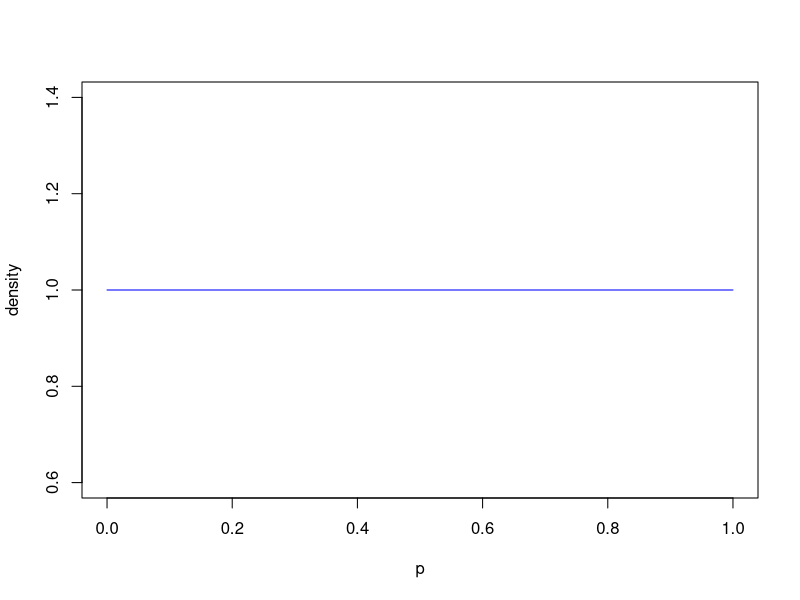
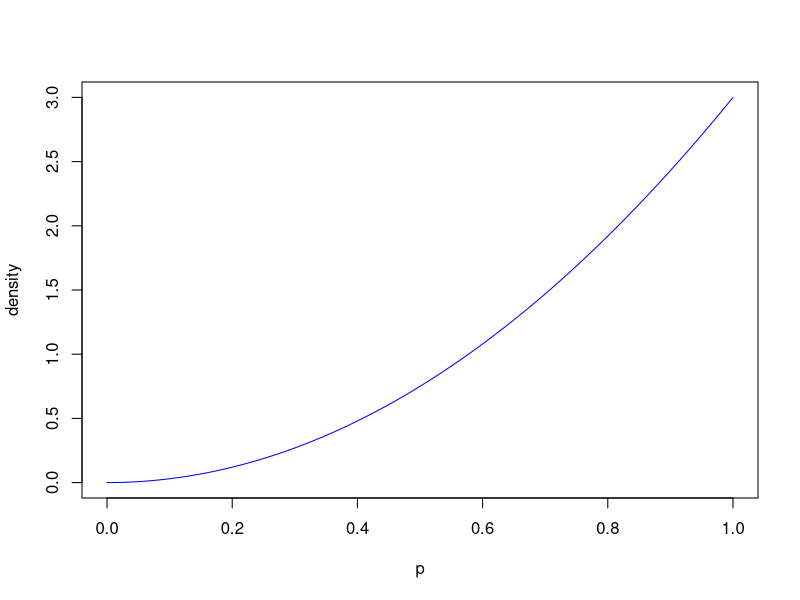
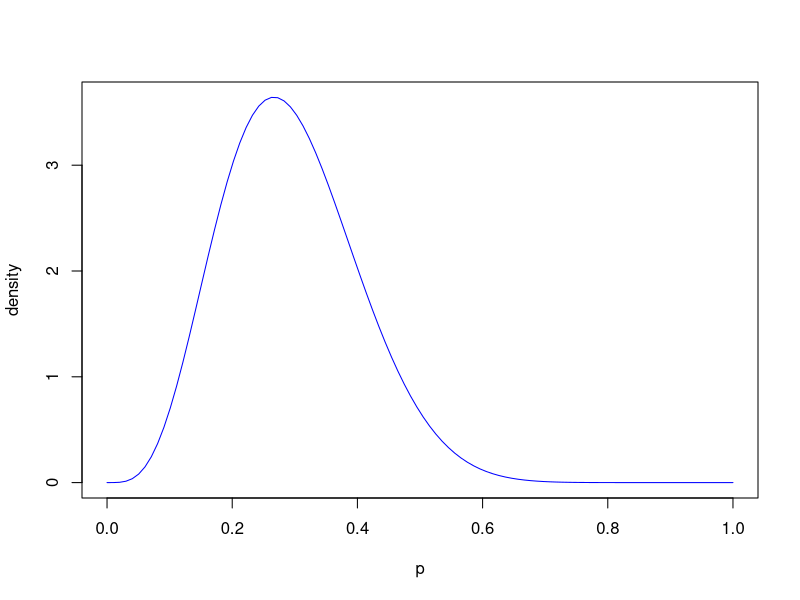
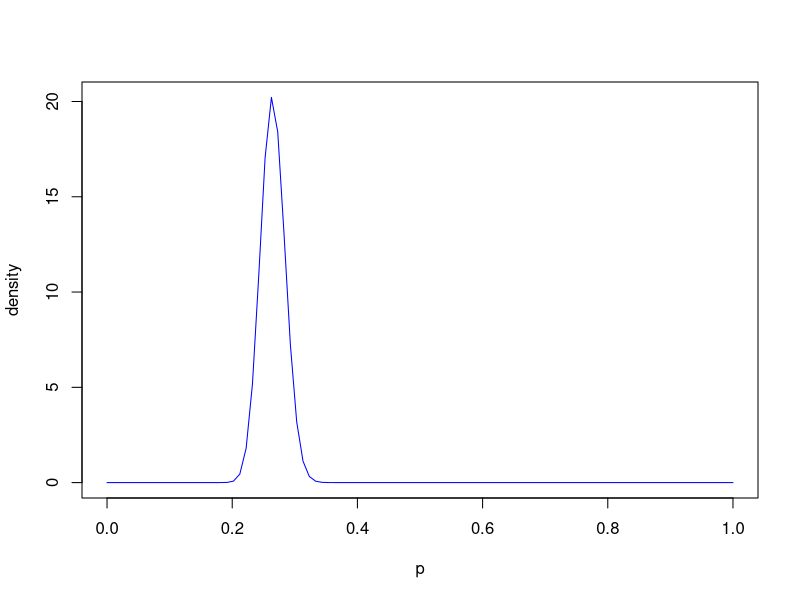
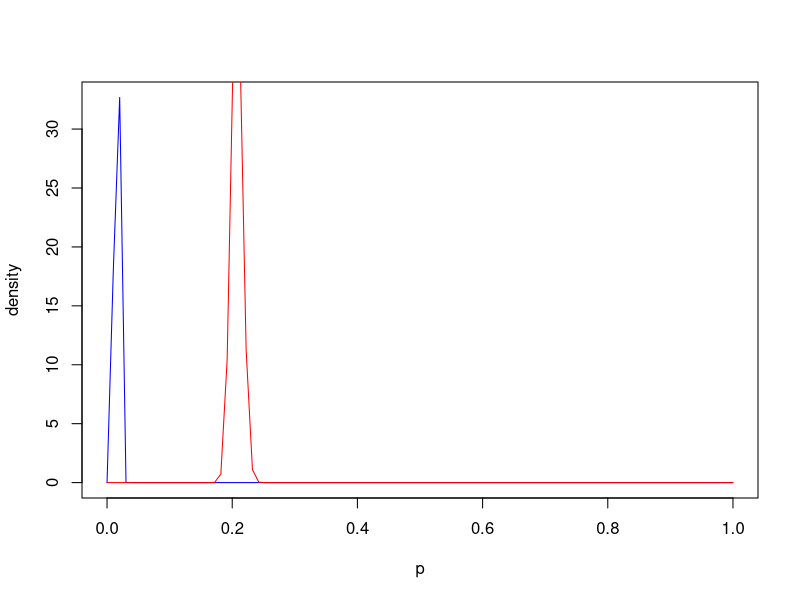
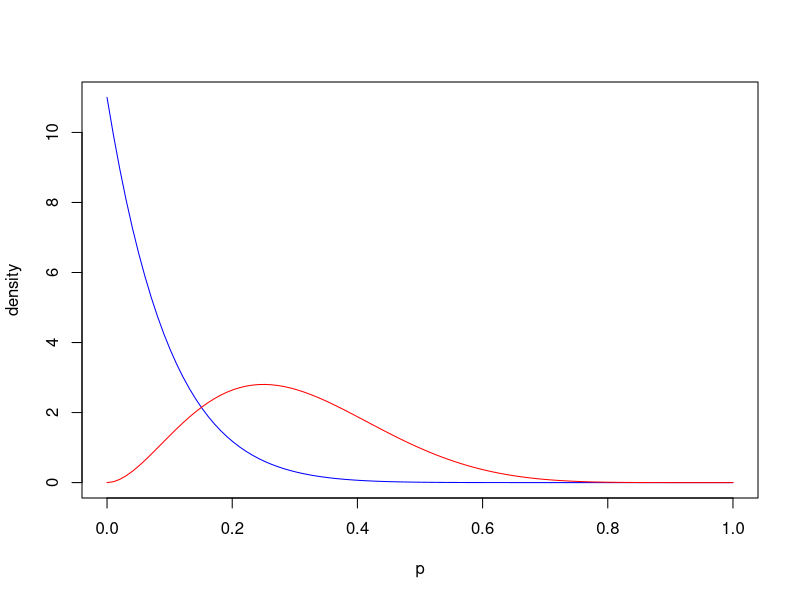
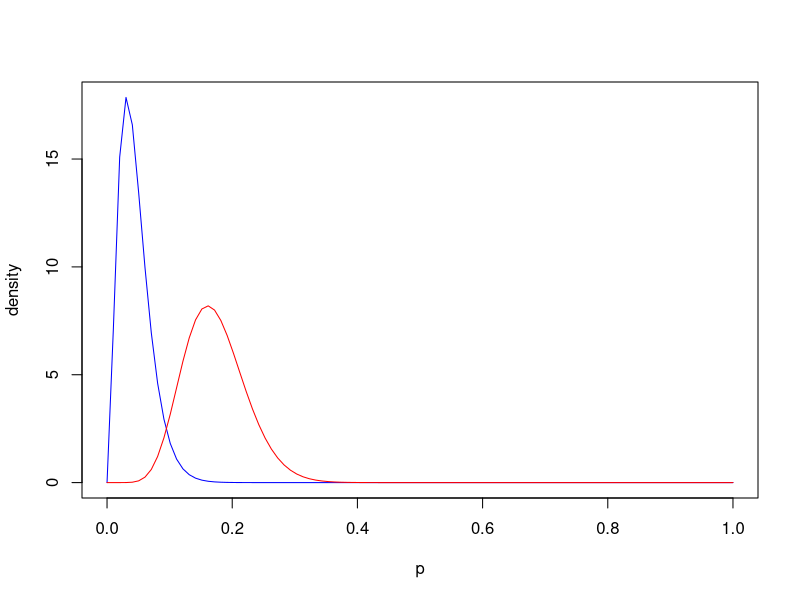
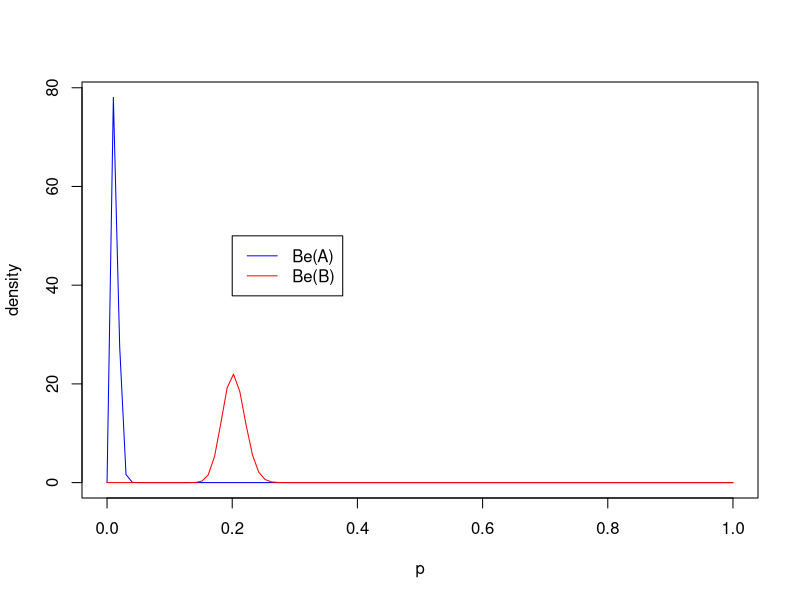

The R source for these figures, in order:
# # libraries to use
# library(ggplot2)
# # library(readxl)
# #library(DataExplorer)
# # library(ggm)
library(readr)
library(dplyr)
# # # library(stringr)
# # # library(psych)
# # # library(janitor)
# # library(car)
# # library(QuantPsyc)
# # # library(pastecs)
# # # library(sqldf)
# #library(esquisse)
# #library(FNN)
# library(caret)
# # library(class)
# library(factoextra)
# library(purrr)
# library(farff)
# library(MLmetrics)

options(scipen=100)
options(digits=5)

#Using the Beta distribution and the probability function P(p) = Beta(k + 1,n - k + 1),  
#plot the probability distributions for the following values.

p = seq(0,1, length=100)
# No data collected. k = 0, n = 0.
k=0
n=0
plot(p, dbeta(p, (k+1), (n-k+1)), ylab="density", type ="l", col="blue")

# k = 2, n = 2
k=2
n=2
plot(p, dbeta(p, (k+1), (n-k+1)), ylab="density", type ="l", col="blue")

# k = 4, n = 15 
k=4
n=15
plot(p, dbeta(p, (k+1), (n-k+1)), ylab="density", type ="l", col="blue")

# k = 132, n = 500
k=132
n=500
plot(p, dbeta(p, (k+1), (n-k+1)), ylab="density", type ="l", col="blue")

#trials=500
#successes=132

resultFrame <- data.frame(n = c(0,2,15,500), k = c(0,2,4,132))
str(resultFrame)
probSuccess = sum(resultFrame$k)/sum(resultFrame$n)
probSuccess

#binom.test(0, 0, probSuccess)
succRateEst <- binom.test(2, 2, probSuccess)
succRateEst
succRateEst <- binom.test(4, 15, probSuccess)
succRateEst
succRateEst <- binom.test(132, 500, probSuccess)
succRateEst

# read the data files
abTest <- read_csv("ab_test.csv")
glimpse(abTest)
set.seed(1206)

## Load the data from ab_test.csv. Using all the data, 
#plot probability distribution for the test case A and B on the same plot. 
#Based on these plots, which one has the higher conversion rates?

p = seq(0,1, length=100)

# using subset function 
Bdata <- subset(abTest, label=="B")
Adata <- subset(abTest, label=="A")

#get the numbers for A and B trials and successes
bSuccess <- sum(Bdata$is_success)
bSuccess
bTrials <- nrow(Bdata)
bTrials

aSuccess <- sum(Adata$is_success)
aSuccess
aTrials <- nrow(Adata)
aTrials

#plot the two distibutions on the same graph
plot(p, dbeta(p, aSuccess+1, aTrials-aSuccess+1), ylab="density", type ="l", col="blue")
lines(p, dbeta(p, bSuccess+1, bTrials-bSuccess+1), type ="l", col="red")
legend(0.2,50, c("Be(A)","Be(B)"),lty=c(1,1),col=c("blue", "red"))

#95% CI for Label A
qbetaA <- qbeta( c(0.025, 0.975), aSuccess+1, aTrials-aSuccess+1)
qbetaA

#95% CI for Label B
qbetaB <- qbeta( c(0.025, 0.975), bSuccess+1, bTrials-bSuccess+1)
qbetaB


# do the steps by date 1
Bdata1 <- subset(Bdata, as.Date(Bdata$timestamp) <= as.Date("2009-09-01"))
glimpse(Bdata1)

Adata1 <- subset(Adata, as.Date(Adata$timestamp) <= as.Date("2009-09-01"))
glimpse(Adata1)

#get the numbers for A and B trials and successes
bSuccess1 <- sum(Bdata1$is_success)
bSuccess1
bTrials1 <- nrow(Bdata1)
bTrials1

aSuccess1 <- sum(Adata1$is_success)
aSuccess1
aTrials1 <- nrow(Adata1)
aTrials1

#plot the two distibutions on the same graph
plot(p, dbeta(p, aSuccess1+1, aTrials1-aSuccess1+1), ylab="density", type ="l", col="blue")
lines(p, dbeta(p, bSuccess1+1, bTrials1-bSuccess1+1), type ="l", col="red")
legend(0.2,50, c("Be(A)","Be(B)"),lty=c(1,1),col=c("blue", "red"))

#95% CI for Label A
qbetaA <- qbeta( c(0.025, 0.975), aSuccess1+1, aTrials1-aSuccess1+1)
qbetaA

#95% CI for Label B
qbetaB1 <- qbeta( c(0.025, 0.975), bSuccess1+1, bTrials1-bSuccess1+1)
qbetaB1

############


# do the steps by date 2
Bdata2 <- subset(Bdata, as.Date(Bdata$timestamp) <= as.Date("2009-10-15"))
glimpse(Bdata2)

Adata2 <- subset(Adata, as.Date(Adata$timestamp) <= as.Date("2009-10-15"))
glimpse(Adata2)

#get the numbers for A and B trials and successes
bSuccess2 <- sum(Bdata2$is_success)
bSuccess2
bTrials2 <- nrow(Bdata2)
bTrials2

aSuccess2 <- sum(Adata2$is_success)
aSuccess2
aTrials2 <- nrow(Adata2)
aTrials2

#plot the two distibutions on the same graph
plot(p, dbeta(p, aSuccess2+1, aTrials2-aSuccess2+1), ylab="density", type ="l", col="blue")
lines(p, dbeta(p, bSuccess2+1, bTrials2-bSuccess2+1), type ="l", col="red")
legend(0.2,50, c("Be(A)","Be(B)"),lty=c(1,1),col=c("blue", "red"))

#95% CI for Label A
qbetaA2 <- qbeta( c(0.025, 0.975), aSuccess2+1, aTrials2-aSuccess2+1)
qbetaA2

#95% CI for Label B
qbetaB2 <- qbeta( c(0.025, 0.975), bSuccess2+1, bTrials2-bSuccess2+1)
qbetaB2

###################
# do the steps by date 3
Bdata3 <- subset(Bdata, as.Date(Bdata$timestamp) <= as.Date("2009-12-24"))
glimpse(Bdata3)

Adata3 <- subset(Adata, as.Date(Adata$timestamp) <= as.Date("2009-12-24"))
glimpse(Adata3)

#get the numbers for A and B trials and successes
bSuccess3 <- sum(Bdata3$is_success)
bSuccess3
bTrials3 <- nrow(Bdata3)
bTrials3

aSuccess3 <- sum(Adata3$is_success)
aSuccess3
aTrials3 <- nrow(Adata3)
aTrials3

#plot the two distibutions on the same graph
plot(p, dbeta(p, aSuccess3+1, aTrials3-aSuccess3+1), ylab="density", type ="l", col="blue")
lines(p, dbeta(p, bSuccess3+1, bTrials3-bSuccess3+1), type ="l", col="red")
legend(0.2,50, c("Be(A)","Be(B)"),lty=c(1,1),col=c("blue", "red"))

#95% CI for Label A
qbetaA3 <- qbeta( c(0.025, 0.975), aSuccess3+1, aTrials3-aSuccess3+1)
qbetaA3

#95% CI for Label B
qbetaB3 <- qbeta( c(0.025, 0.975), bSuccess3+1, bTrials3-bSuccess3+1)
qbetaB3


# good above here

